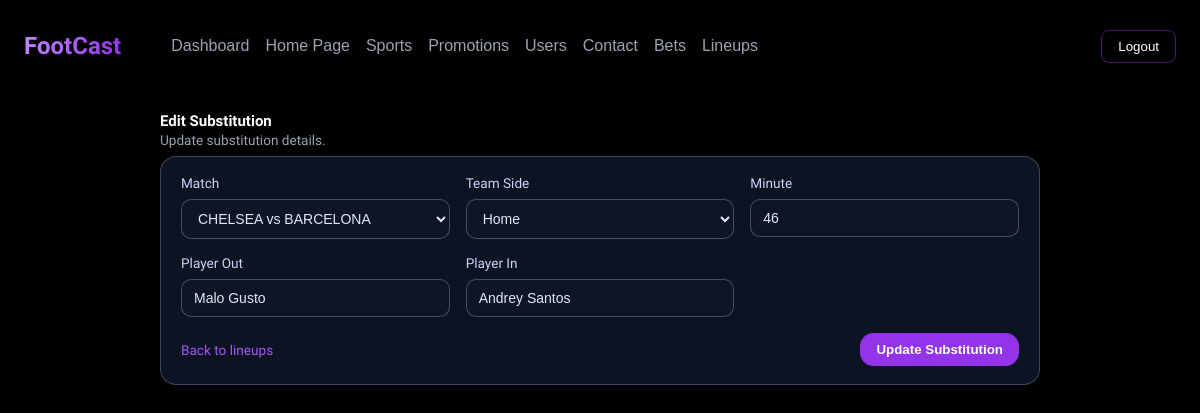
Page /admin-dashboard/edit/edit_substitution.php?id=1&match_id=1 (signed in) on the committed database.
### tables this page shows
CREATE TABLE `lineup_substitutions` (
  `id` int(11) NOT NULL,
  `lineup_match_id` int(11) NOT NULL,
  `team_side` enum('home','away') NOT NULL,
  `minute` int(11) DEFAULT NULL,
  `player_out` varchar(100) NOT NULL,
  `player_in` varchar(100) NOT NULL,
  `created_at` timestamp NOT NULL DEFAULT current_timestamp()
);

### admin-dashboard/edit/edit_substitution.php (the view, shortened to what this page needs)
<?php
$db = footcast_db();
$subId = isset($_GET['id']) ? (int) $_GET['id'] : 0;
$errors = [];
$selectedMatchId = isset($_GET['match_id']) ? (int) $_GET['match_id'] : 0;
$lineups = [];
$stmtList = $db->prepare(
    'SELECT id, home_team, away_team
     FROM lineup_matches
     ORDER BY match_date DESC'
);
if ($stmtList) {
    $stmtList->execute();
    $result = $stmtList->get_result();
    if ($result) {
        while ($row = $result->fetch_assoc()) {
            $lineups[] = $row;
        }
    }
}
$sub = null;
if (empty($errors)) {
    $stmtSub = $db->prepare(
        'SELECT id, lineup_match_id, team_side, minute, player_out, player_in
         FROM lineup_substitutions
         WHERE id = ?
         LIMIT 1'
    );
    if ($stmtSub) {
        $stmtSub->bind_param('i', $subId);
        $stmtSub->execute();
        $result = $stmtSub->get_result();
        $sub = $result ? $result->fetch_assoc() : null;
    }
}
if ($sub && empty($errors)) {
    $stmtSub = $db->prepare(
        'SELECT id, lineup_match_id, team_side, minute, player_out, player_in
         FROM lineup_substitutions
         WHERE id = ?
         LIMIT 1'
    );
    if ($stmtSub) {
        $stmtSub->bind_param('i', $subId);
        $stmtSub->execute();
        $result = $stmtSub->get_result();
        $sub = $result ? $result->fetch_assoc() : $sub;
    }
}
function renderMatchOptions(array $lineups, int $selectedId): string
{
    $options = '';
    foreach ($lineups as $row) {
        $id = (int) $row['id'];
        $label = $row['home_team'] . ' vs ' . $row['away_team'];
        $selected = $id === $selectedId ? ' selected' : '';
        $options .= '<option value="' . htmlspecialchars((string) $id, ENT_QUOTES, 'UTF-8') . '"' . $selected . '>'
            . htmlspecialchars($label, ENT_QUOTES, 'UTF-8')
            . '</option>';
    }
    return $options;
}
?>
<!DOCTYPE html>
<html lang="en">
<head>
    <link rel="stylesheet" href="../../assets/css/style.css">
    <link rel="stylesheet" href="../assets/css/admin.css">
    <link rel="stylesheet" href="../assets/css/lineups.css">
</head>
<body>
    <?php include("../assets/php/header.php"); ?>
    <main class="admin-main">
        <section class="admin-section admin-section-active">
            <div class="admin-form-center">
                <div class="admin-section-header">
                    <div>
                        <h2>Edit Substitution</h2>
                        <p>Update substitution details.</p>
                    </div>
                </div>
                <?php if ($sub): ?>
                    <form class="admin-form" method="post" action="">
                        <div class="admin-form-grid">
                            <label class="admin-form-row">
                                <span>Match</span>
                                <select class="admin-select" name="lineup_match_id" required>
                                    <?php echo renderMatchOptions($lineups, (int) ($sub['lineup_match_id'] ?? $selectedMatchId)); ?>
                                </select>
                            </label>
                            <label class="admin-form-row">
                                <span>Team Side</span>
                                <select class="admin-select" name="team_side">
                                    <option value="home" <?php echo ($sub['team_side'] ?? 'home') === 'home' ? 'selected' : ''; ?>>Home</option>
                                </select>
                            </label>
                            <label class="admin-form-row">
                                <span>Minute</span>
                                <input class="admin-input" type="number" name="minute" value="<?php echo htmlspecialchars((string) ($sub['minute'] ?? ''), ENT_QUOTES, 'UTF-8'); ?>">
                            </label>
                            <label class="admin-form-row">
                                <span>Player Out</span>
                                <input class="admin-input" type="text" name="player_out" value="<?php echo htmlspecialchars($sub['player_out'] ?? '', ENT_QUOTES, 'UTF-8'); ?>" required>
                            </label>
                            <label class="admin-form-row">
                                <span>Player In</span>
                                <input class="admin-input" type="text" name="player_in" value="<?php echo htmlspecialchars($sub['player_in'] ?? '', ENT_QUOTES, 'UTF-8'); ?>" required>
                            </label>
                        </div>
                        <div class="admin-form-actions">
                            <a class="admin-link" href="../lineups.php?match_id=<?php echo (int) $selectedMatchId; ?>&section=substitutions">Back to lineups</a>
                            <button class="admin-btn admin-btn-primary" type="submit">Update Substitution</button>
                        </div>
                    </form>
                <?php endif; ?>
            </div>
        </section>
    </main>
</body>
</html>

### assets/css/style.css (style rules this page uses)
* { box-sizing: border-box; }
body { margin: 0; font-family: "Krona One", sans-serif; background: #000; color: #fff; padding-top: 80px; overflow-x: hidden; -webkit-font-smoothing: antialiased; -moz-osx-font-smoothing: grayscale; }
h1,h2,h3,h4,h5,h6 { font-family: "Krona One", sans-serif; }

### admin-dashboard/assets/css/admin.css (style rules this page uses)
body { background: black; min-height: 100vh; margin: 0; }
.admin-main { margin: 32px auto 40px; padding: 0 20px 40px; max-width: 1700px; }
.admin-section { display: none; margin-top: 12px; }
.admin-section-active { display: block; }
.admin-section-header { display: flex; justify-content: space-between; align-items: flex-end; margin-bottom: 12px; }
.admin-section-header h2 { margin: 0 0 4px; font-size: 17.6px; }
.admin-section-header p { margin: 0; font-size: 13.6px; color: #9ca3af; }
.admin-link { color: #a855f7; text-decoration: none; font-size: 13.6px; }
.admin-btn-primary { background:#9333ea; color: white; padding: 8px 15px; border: 1px solid #9333ea; border-radius: 13px; font-weight: 600; }

### admin-dashboard/assets/css/lineups.css (style rules this page uses)
.admin-main { margin: 32px auto 40px; padding: 0 20px 40px; max-width: 1700px; }
.admin-section { display: none; margin-top: 12px; }
.admin-section-active { display: block; }
.admin-section-header { display: flex; justify-content: space-between; align-items: flex-end; margin-bottom: 8px; }
.admin-section-header h2 { margin: 0 0 2px; font-size: 15px; }
.admin-section-header p { margin: 0; font-size: 13.6px; color: #9ca3af; }
.admin-form-center { max-width: 880px; margin: 0 auto; }
.admin-form-center .admin-section-header { justify-content: flex-start; }
.admin-form { background: rgba(15, 23, 42, 0.85); border-radius: 16px; border: 1px solid rgba(148, 163, 184, 0.35); padding: 18px 20px; max-width: 880px; margin-bottom: 24px; width: 100%; box-sizing: border-box; }
.admin-form-grid { display: grid; grid-template-columns: repeat(auto-fit, minmax(220px, 1fr)); gap: 16px; margin-bottom: 16px; width: 100%; box-sizing: border-box; }
.admin-form-row { display: flex; flex-direction: column; gap: 8px; font-size: 13.6px; color: #cbd5f5; }
.admin-input, .admin-select { background: rgba(15, 23, 42, 0.9); border: 1px solid rgba(148, 163, 184, 0.4); border-radius: 10px; padding: 10px 12px; color: #e2e8f0; font-size: 14px; width: 100%; box-sizing: border-box; }
.admin-form-actions { display: flex; justify-content: space-between; align-items: center; gap: 12px; }
.admin-link { color: #a855f7; text-decoration: none; font-size: 13.6px; }

### rows in the picture
lineup_substitutions: team_side "Home", minute "46", player_out "Malo Gusto", player_in "Andrey Santos"

### other values in the picture
form field lineup_match_id "CHELSEA vs BARCELONA"
